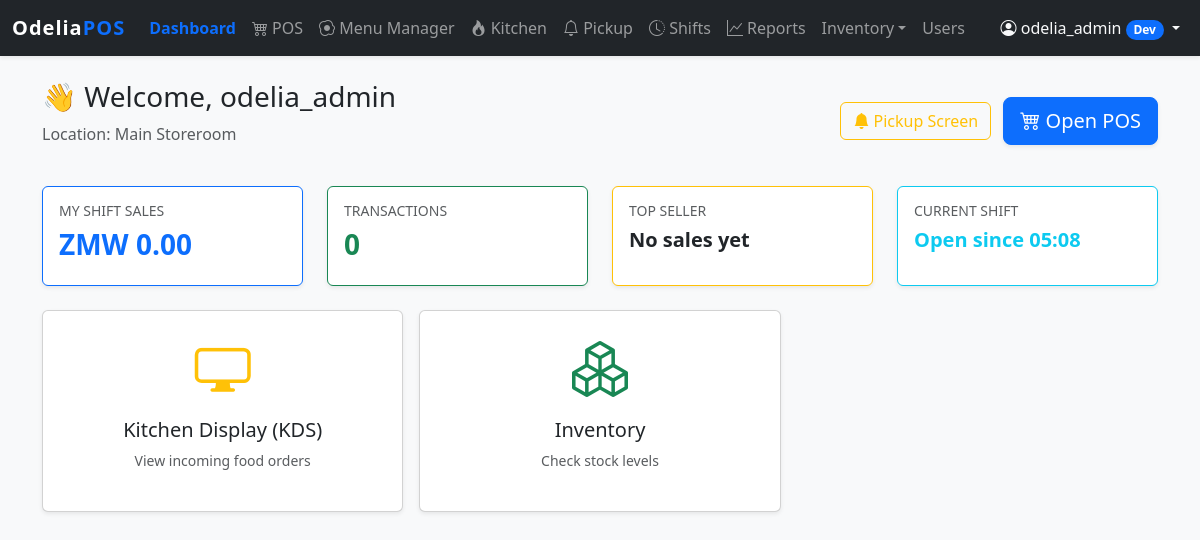
Before: /index.php?page=dashboard (signed in) with the older database file.
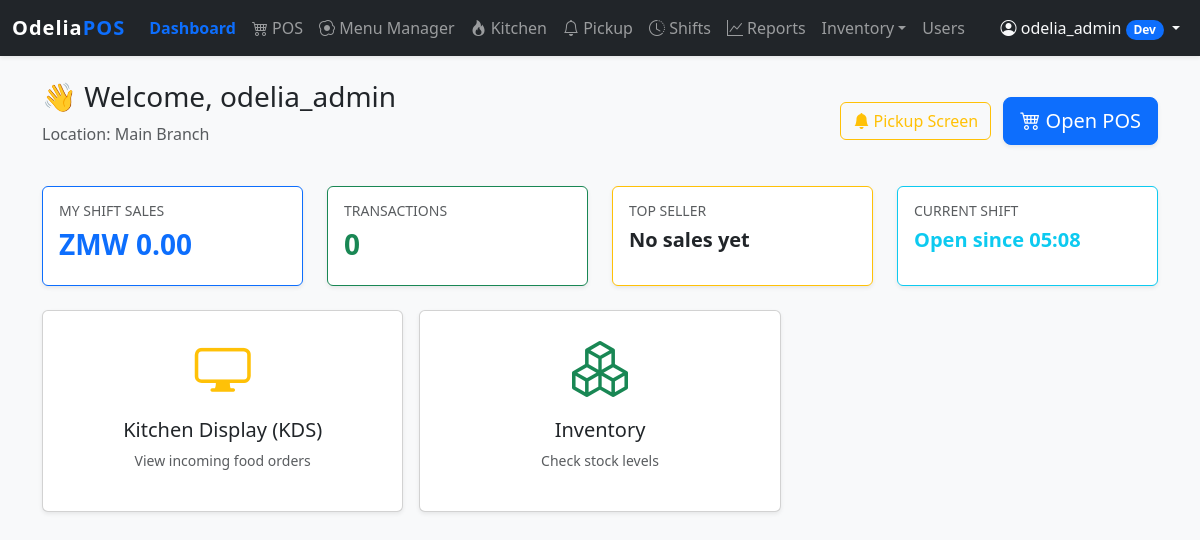
After: the same page with the newer database file.
### tables this page shows
CREATE TABLE `users` (
  `id` int NOT NULL AUTO_INCREMENT,
  `username` varchar(50) NOT NULL,
  `full_name` varchar(100) DEFAULT NULL,
  `password_hash` varchar(255) NOT NULL,
  `role` enum('admin','manager','cashier','dev','chef','waiter','head_chef','bartender') NOT NULL DEFAULT 'cashier',
  `location_id` int DEFAULT NULL,
  `created_at` timestamp NULL DEFAULT CURRENT_TIMESTAMP,
  `force_password_change` tinyint(1) DEFAULT '0',
  PRIMARY KEY (`id`),
  UNIQUE KEY `username` (`username`),
  KEY `location_id` (`location_id`),
  CONSTRAINT `users_ibfk_1` FOREIGN KEY (`location_id`) REFERENCES `locations` (`id`) ON DELETE SET NULL
);

CREATE TABLE `locations` (
  `id` int NOT NULL AUTO_INCREMENT,
  `name` varchar(50) NOT NULL,
  `type` enum('store','kitchen','bar','warehouse') NOT NULL DEFAULT 'store',
  `can_sell` tinyint(1) DEFAULT '1',
  `can_receive_from_vendor` tinyint(1) DEFAULT '0',
  `address` text,
  PRIMARY KEY (`id`)
);

### src/dashboard.php (called while the page is built, shortened)
<?php
$userId = $_SESSION['user_id'];
$stmt = $pdo->prepare("
    SELECT u.*, l.name as location_name
    FROM users u
    LEFT JOIN locations l ON u.location_id = l.id
    WHERE u.id = ?
");
$stmt->execute([$userId]);
$user = $stmt->fetch();
$shiftStmt = $pdo->prepare("SELECT id, start_time FROM shifts WHERE user_id = ? AND status = 'open'");
$shiftStmt->execute([$userId]);
$currentShift = $shiftStmt->fetch();
$myStats = [
    'shift_total' => 0,
    'txn_count'   => 0,
    'top_item'    => 'No sales yet',
    'shift_status'=> $currentShift ? 'Open since ' . date('H:i', strtotime($currentShift['start_time'])) : 'Clocked Out'
];
if ($currentShift) {
    $salesStmt = $pdo->prepare("
        SELECT
            COUNT(id) as txn_count,
            SUM(final_total) as total
        FROM sales
        WHERE shift_id = ? AND status = 'completed'
    ");
    $salesStmt->execute([$currentShift['id']]);
    $salesData = $salesStmt->fetch();
    $myStats['shift_total'] = $salesData['total'] ?? 0;
    $myStats['txn_count']   = $salesData['txn_count'] ?? 0;
}
?>

### templates/dashboard.php (the view, shortened to what this page needs)
<div class="d-flex justify-content-between align-items-center mb-4">
    <div>
        <h3>👋 Welcome, <?= htmlspecialchars($_SESSION['username'] ?? 'Guest') ?></h3>
        <p class="text-muted">Location: <?= htmlspecialchars($user['location_name'] ?? 'Unknown') ?></p>
    </div>
    <div>
        <a href="index.php?page=pickup" target="_blank" class="btn btn-outline-warning position-relative me-2">
            <i class="bi bi-bell-fill"></i> Pickup Screen
        </a>
        <a href="index.php?page=pos" class="btn btn-primary btn-lg shadow-sm">
            <i class="bi bi-cart4"></i> Open POS
        </a>
    </div>
</div>
<div class="row mb-4">
    <div class="col-md-3">
        <div class="card shadow-sm border-primary h-100">
            <div class="card-body">
                <h6 class="text-muted text-uppercase small">My Shift Sales</h6>
                <h3 class="fw-bold text-primary">ZMW <?= number_format($myStats['shift_total'] ?? 0, 2) ?></h3>
            </div>
        </div>
    </div>
    <div class="col-md-3">
        <div class="card shadow-sm border-success h-100">
            <div class="card-body">
                <h6 class="text-muted text-uppercase small">Transactions</h6>
                <h3 class="fw-bold text-success"><?= number_format($myStats['txn_count'] ?? 0) ?></h3>
            </div>
        </div>
    </div>
    <div class="col-md-3">
        <div class="card shadow-sm border-warning h-100">
            <div class="card-body">
                <h6 class="text-muted text-uppercase small">Top Seller</h6>
                <h5 class="fw-bold text-dark text-truncate"><?= htmlspecialchars($myStats['top_item'] ?? '-') ?></h5>
            </div>
        </div>
    </div>
    <div class="col-md-3">
        <div class="card shadow-sm border-info h-100">
            <div class="card-body">
                <h6 class="text-muted text-uppercase small">Current Shift</h6>
                <h5 class="fw-bold text-info"><?= ucfirst($myStats['shift_status'] ?? 'None') ?></h5>
            </div>
        </div>
    </div>
</div>
<div class="row g-3">
    <div class="col-md-4">
        <a href="index.php?page=kds" target="_blank" class="text-decoration-none">
            <div class="card shadow-sm h-100 hover-shadow">
                <div class="card-body text-center py-4">
                    <i class="bi bi-display display-4 text-warning"></i>
                    <h5 class="mt-3 text-dark">Kitchen Display (KDS)</h5>
                    <p class="text-muted small">View incoming food orders</p>
                </div>
            </div>
        </a>
    </div>
    <div class="col-md-4">
        <a href="index.php?page=inventory" class="text-decoration-none">
            <div class="card shadow-sm h-100 hover-shadow">
                <div class="card-body text-center py-4">
                    <i class="bi bi-boxes display-4 text-success"></i>
                    <h5 class="mt-3 text-dark">Inventory</h5>
                    <p class="text-muted small">Check stock levels</p>
                </div>
            </div>
        </a>
    </div>
</div>

### public/index.php (shortened to what this page needs)
<?php
$page = $_GET['page'] ?? 'dashboard';
$logicFile = __DIR__ . "/../src/$page.php";
if (file_exists($logicFile)) {
    require_once $logicFile;
}
$hideLayout = in_array($page, ['login', 'pos', 'kds', 'pickup', 'receipt']);
if (!$hideLayout) {
    require_once __DIR__ . '/../templates/header.php';
}
$viewFile = __DIR__ . "/../templates/$page.php";
if (file_exists($viewFile)) {
    require_once $viewFile;
} else {
    echo "<div class='alert alert-warning'>View not found: $page</div>";
}
if (!$hideLayout) {
    require_once __DIR__ . '/../templates/footer.php';
}
?>

### templates/header.php (shortened to what this page needs)
<!DOCTYPE html>
<html lang="en">
<head>
    <link href="https://cdn.jsdelivr.net/npm/bootstrap@5.3.0/dist/css/bootstrap.min.css" rel="stylesheet">
    <link rel="stylesheet" href="https://cdn.jsdelivr.net/npm/bootstrap-icons@1.10.5/font/bootstrap-icons.css">
</head>
<body>
<?php
$role = $_SESSION['role'] ?? 'cashier';
$isManager = in_array($role, ['admin', 'manager', 'dev', 'head_chef']);
$isStaff = in_array($role, ['cashier', 'waiter', 'bartender']);
$isKitchen = in_array($role, ['chef', 'admin', 'head_chef', 'dev']);
$isChef = in_array($_SESSION['role'] ?? '', ['chef', 'head_chef', 'admin', 'dev']);
$canPickup = in_array($role, ['admin', 'manager', 'dev', 'cashier', 'waiter', 'bartender']);
function isActive($p) { global $page; return $page === $p ? 'active' : ''; }
?>
<nav class="navbar navbar-expand-lg navbar-dark bg-dark mb-4 shadow-sm">
    <div class="container-fluid">
        <a class="navbar-brand" href="index.php?page=dashboard">
            <i class="bi bi-layer-group"></i> Odelia<span class="text-primary">POS</span>
        </a>
        <div class="collapse navbar-collapse" id="navbarNav">
            <ul class="navbar-nav me-auto">
                <li class="nav-item"><a class="nav-link <?= isActive('dashboard') ?>" href="index.php?page=dashboard">Dashboard</a></li>
                <?php if ($isStaff || $isManager): ?>
                <li class="nav-item"><a class="nav-link <?= isActive('pos') ?>" href="index.php?page=pos"><i class="bi bi-cart4"></i> POS</a></li>
                <?php endif; ?>
                <?php if ($isChef): ?>
                    <li class="nav-item">
                        <a class="nav-link <?= isActive('menu') ?>" href="index.php?page=menu"><i class="bi bi-egg-fried"></i> Menu Manager</a>
                    </li>
                <?php endif; ?>
                <?php if ($isKitchen): ?>
                <li class="nav-item"><a class="nav-link <?= isActive('kds') ?>" href="index.php?page=kds"><i class="bi bi-fire"></i> Kitchen</a></li>
                <?php endif; ?>
                <?php if ($canPickup): ?>
                <li class="nav-item"><a class="nav-link <?= isActive('pickup') ?>" href="index.php?page=pickup"><i class="bi bi-bell"></i> Pickup</a></li>
                <?php endif; ?>
                <li class="nav-item"><a class="nav-link <?= isActive('shifts') ?>" href="index.php?page=shifts"><i class="bi bi-clock-history"></i> Shifts</a></li>
                <?php if ($isManager): ?><li class="nav-item"><a class="nav-link <?= isActive('reports') ?>" href="index.php?page=reports"><i class="bi bi-graph-up"></i> Reports</a></li><?php endif; ?>
                <?php if ($isManager): ?>
                <li class="nav-item dropdown">
                    <a class="nav-link dropdown-toggle" href="#" data-bs-toggle="dropdown">Inventory</a>
                </li>
                <li class="nav-item"><a class="nav-link <?= isActive('users') ?>" href="index.php?page=users">Users</a></li>
                <?php endif; ?>
            </ul>
            <ul class="navbar-nav">
                <li class="nav-item dropdown">
                    <a class="nav-link dropdown-toggle text-light" href="#" data-bs-toggle="dropdown">
                        <i class="bi bi-person-circle"></i> <?= htmlspecialchars($_SESSION['username']) ?>
                        <span class="badge bg-primary rounded-pill"><?= ucfirst($role) ?></span>
                    </a>
                </li>
            </ul>
        </div>
    </div>
</nav>
<div class="container">

### templates/footer.php (shortened to what this page needs)
</div>
</body>
</html>

### templates/header.php (style rules this page uses)
body { background-color: #f8f9fa; }
.navbar-brand { font-weight: bold; letter-spacing: 1px; }
.nav-link.active { font-weight: bold; color: #0d6efd !important; }

Changed rows visible on the page:
changed users: location.name "Main Storeroom" → "Main Branch"
